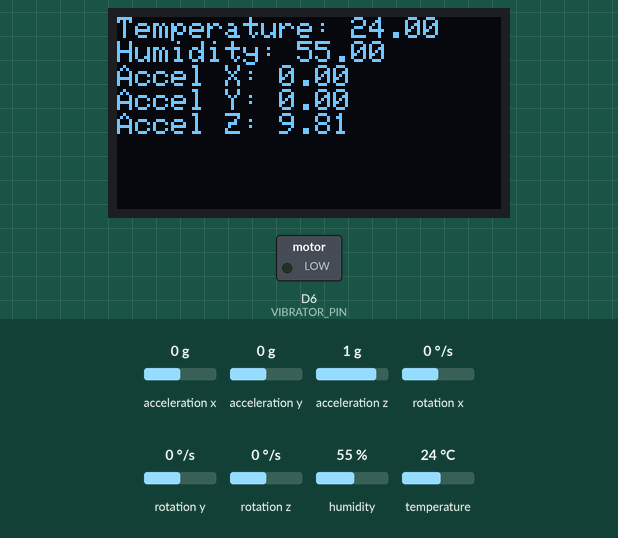
Simulated run of this program. Board: Adafruit Feather M0. On the bench: 128×64 one-colour display, switched loads named in the program (green lamp = pin HIGH). Dashed ring = blinking. Inputs (shaded band) come from the test bench; at power-on: acceleration z 1 g, acceleration x 0 g, acceleration y 0 g, humidity 55 %, temperature 24 °C, rotation x 0 °/s, rotation y 0 °/s, rotation z 0 °/s. The display library's start-up logo is not drawn; what the program prints to the serial monitor is not drawn.

Above: at 3.2 s.
3.3 s: acceleration z set to 0.4 g
At 4.4 s:
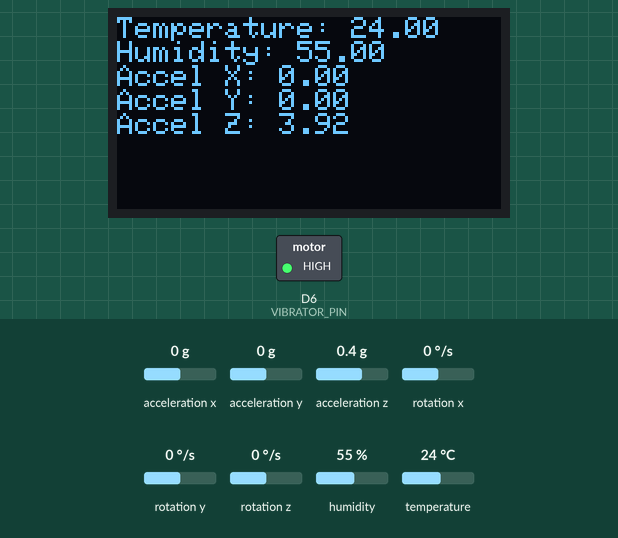
8.6 s: acceleration z set to 0.1 g
At 11.1 s:
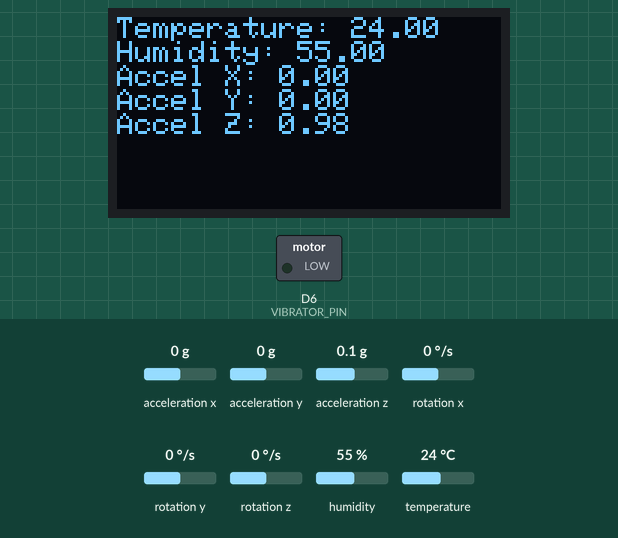
11.7 s: acceleration x set to -0.4 g
At 13.0 s:
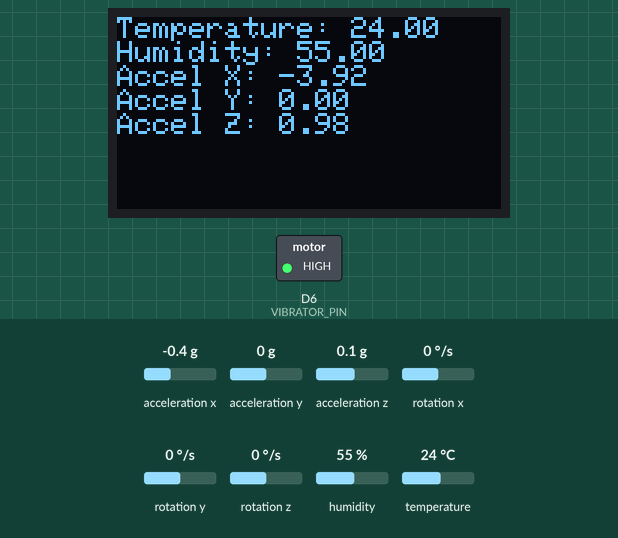
13.7 s: acceleration y set to -1.4 g
At 15.0 s:
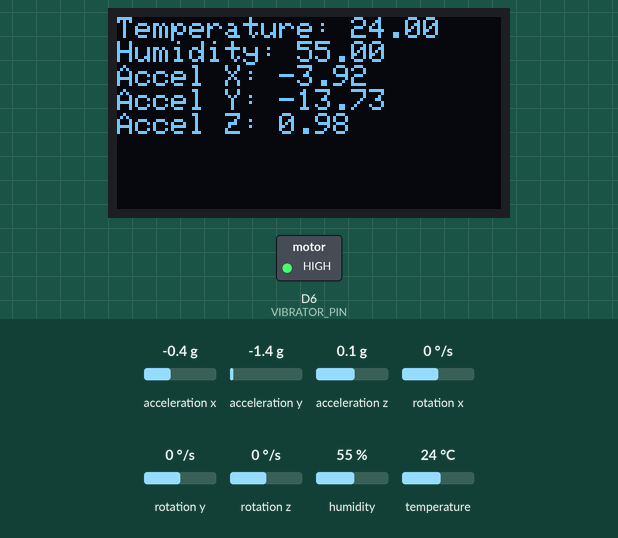
15.7 s: humidity set to 22 %
At 17.1 s:
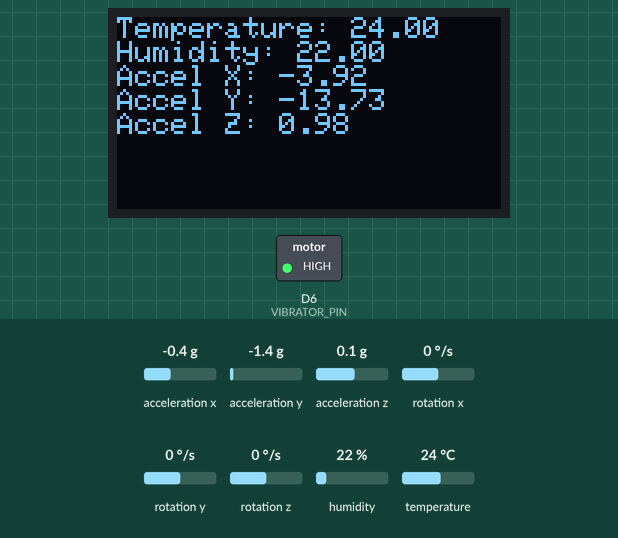
17.8 s: temperature set to 12 °C
At 19.1 s:
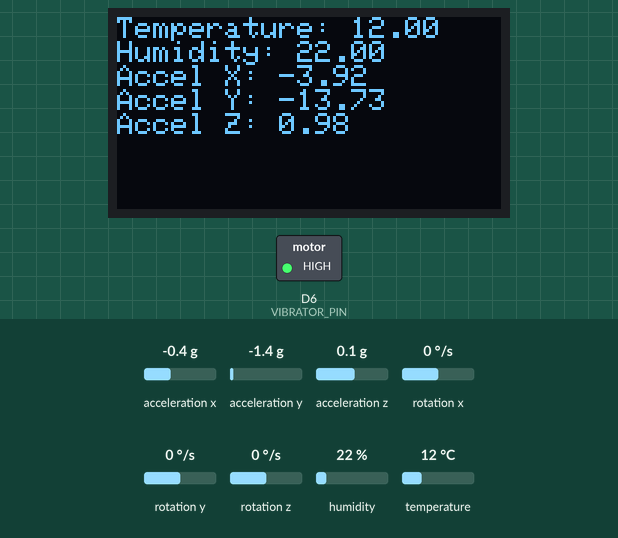
Timing chart, 0 to 20.8 s (numbered marks = the images above; inputs shaded):
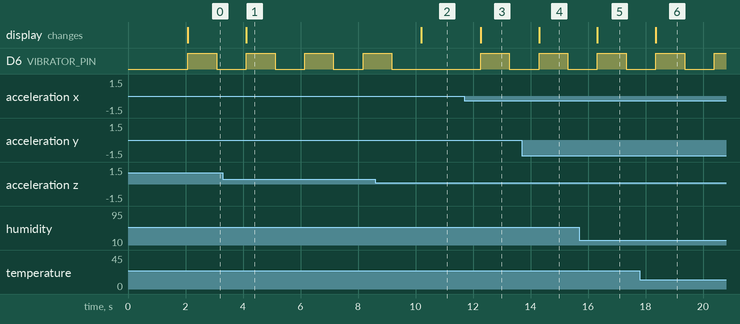

The program:

main.cpp
```cpp
#include <Wire.h>
#include <Adafruit_Sensor.h>
#include <Adafruit_BME280.h>
#include <Adafruit_MPU6050.h>
#include <Adafruit_SSD1306.h>

#define SCREEN_WIDTH 128
#define SCREEN_HEIGHT 64
#define SCREEN_ADDRESS 0x3C
Adafruit_SSD1306 display(SCREEN_WIDTH, SCREEN_HEIGHT, &Wire, -1);

#define VIBRATOR_PIN 6 // Change this to the pin connected to your vibrator

Adafruit_BME280 bme;
Adafruit_MPU6050 mpu;

void triggerVibrator(); // Function prototype

void setup()
{
  Serial.begin(115200);

  pinMode(VIBRATOR_PIN, OUTPUT);

  if (!display.begin(SSD1306_SWITCHCAPVCC, SCREEN_ADDRESS))
  {
    Serial.println(F("SSD1306 allocation failed"));
    for (;;)
      ;
  }

  display.display();
  delay(2000);
  display.clearDisplay();

  if (!bme.begin(0x76))
  {
    Serial.println("Could not find a valid BME280 sensor, check wiring!");
    while (1)
      ;
  }

  if (!mpu.begin())
  {
    Serial.println("Failed to find MPU6050 chip");
    while (1)
      ;
  }

  Serial.println("Ready!");
}

void loop()
{
  // sensors_event_t event;
  bme.takeForcedMeasurement();

  /* Get new sensor events with the readings */
  sensors_event_t a, g, temp;
  mpu.getEvent(&a, &g, &temp);
  float temperature = bme.readTemperature();
  float humidity = bme.readHumidity();

  display.clearDisplay();
  display.setTextSize(1);
  display.setTextColor(SSD1306_WHITE);
  display.setCursor(0, 0);
  display.print("Temperature: ");
  display.println(temperature);
  display.print("Humidity: ");
  display.println(humidity);
  display.print("Accel X: ");
  display.println(a.acceleration.x);
  display.print("Accel Y: ");
  display.println(a.acceleration.y);
  display.print("Accel Z: ");
  display.println(a.acceleration.z);
  display.display();
  Serial.println('hello');

  // Check for motion
  if (abs(a.acceleration.x) > 2 || abs(a.acceleration.y) > 2 || abs(a.acceleration.z) > 2)
  {
    triggerVibrator();
  }

  delay(1000); // Adjust the delay as needed
}

void triggerVibrator()
{
  digitalWrite(VIBRATOR_PIN, HIGH);
  delay(1000); // Adjust the vibration duration as needed
  digitalWrite(VIBRATOR_PIN, LOW);
}
```

Measured:
- the behaviour switches between 0.3 and 0.2 g on acceleration z (found by bisection; images 1 and 2)
- the behaviour switches between -0.2 and -0.3 g on acceleration x (found by bisection; images 2 and 3)
- after the input at 3.3 s, the display: changes after 0.82 s (image 1)
- after the input at 8.6 s, D6 (VIBRATOR_PIN): goes on until 9.2 s, then stays LOW; the display: changes after 1.6 s (image 2)
- after the input at 11.7 s, D6 (VIBRATOR_PIN): LOW → HIGH after 0.57 s, → LOW 1.0 s later; the display: changes after 0.57 s (image 3)
- after the input at 13.7 s, the display: changes after 0.60 s (image 4)
- after the input at 15.7 s, the display: changes after 0.63 s (image 5)
- after the input at 17.8 s, the display: changes after 0.56 s (image 6)
